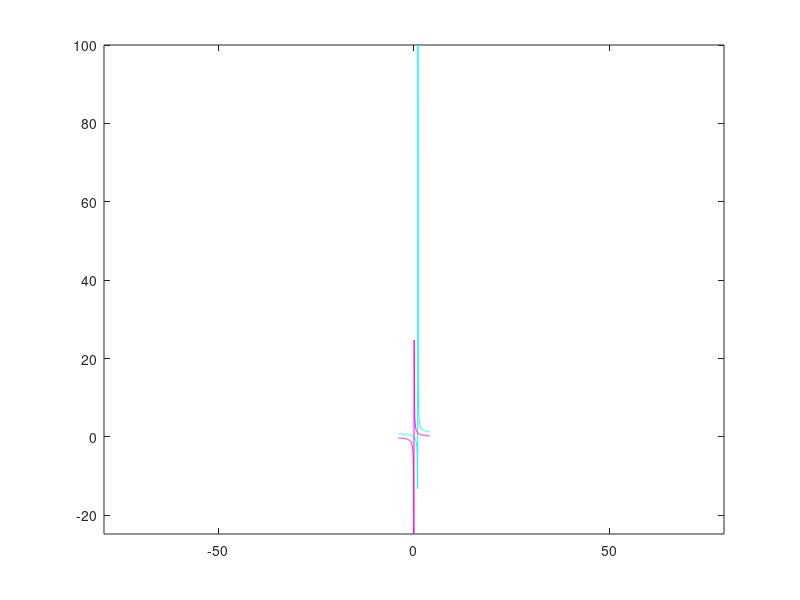

MATLAB code for this plot:
function [] = Ejercicio6()
x=linspace(-4,4);
y1=(1./(x-1))+1; y2=1./x

plot(x,y1,'c'), hold on, axis equal
plot(x,y2,'m')
end